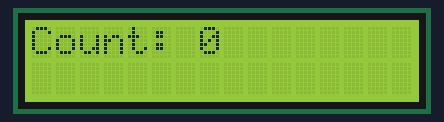
The program below on a simulated Raspberry Pi Pico running MicroPython. On the bench: 16×2 character LCD.

Above: at 0.1 s.
At 4.2 s:
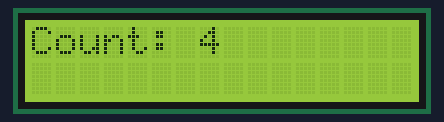
At 9.3 s:
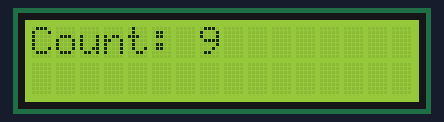
At 19.5 s:
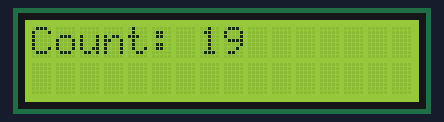
At 28.6 s:
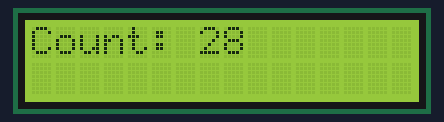
At 38.8 s:
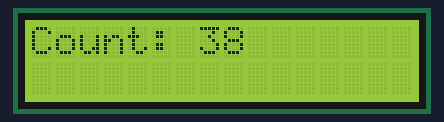

The program:

day-12-basic-counter.py
```python
from machine import I2C, Pin
from lcd_api import LcdApi
from pico_i2c_lcd import I2cLcd
import time

# Define LCD I2C pins/BUS/address
SDA = 14
SCL = 15
I2C_BUS = 1
LCD_ADDR = 0x27

# Define LCD rows/columns
LCD_NUM_ROWS = 2
LCD_NUM_COLS = 16

lcdi2c = I2C(I2C_BUS, sda=machine.Pin(SDA), scl=machine.Pin(SCL), freq=400000)
lcd = I2cLcd(lcdi2c, LCD_ADDR, LCD_NUM_ROWS, LCD_NUM_COLS)

for i in range(500):

    lcd.putstr("Count: " + str(i))
    time.sleep(1)
    lcd.clear()
```

Measured:
- what the display in image 0 shows lasts 1.0 s, from 0.1 s to 1.1 s
